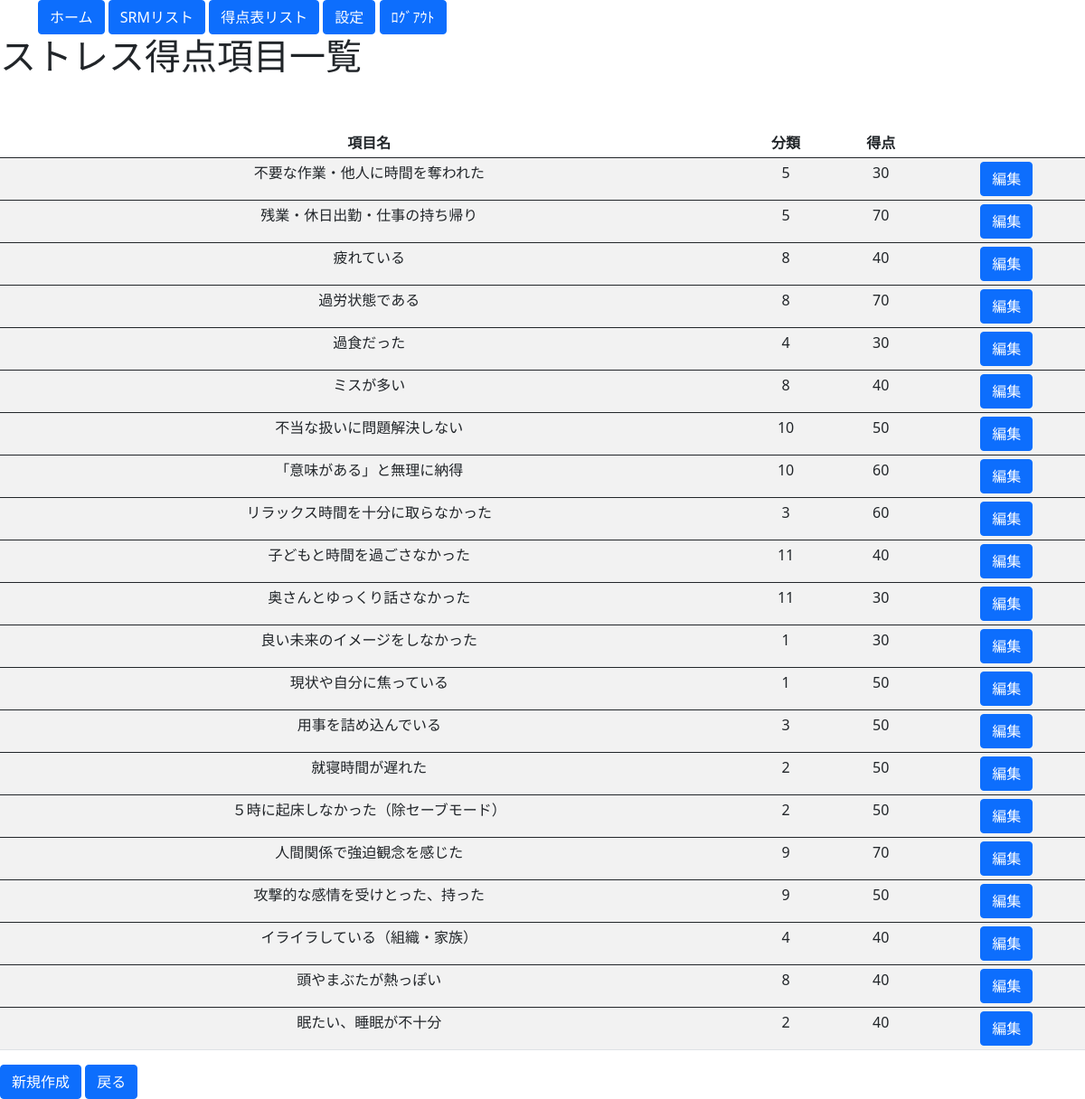
The page /options/st_oplist on the database its author committed.
### blogpost/models.py (models this page shows, shortened)
class StPointNameModel(models.Model):
    episode = models.CharField(max_length=30)
    category = models.CharField(
        verbose_name="分類",
        choices=CONDITION,
        max_length=20,
        blank=True
        )
    point = models.IntegerField(default=30, validators=[MinValueValidator(1), MaxValueValidator(100)], help_text="1～100")

### blogpost/views.py (the view)
# urls.py: path('options/st_oplist', St_Oplist.as_view(), name='St_oplist'),
class St_Oplist(ListView):
    template_name = 'options/st_oplist.html'
    model = StPointNameModel
    def get_context_data(self, **kwargs):
        context = super().get_context_data(**kwargs) # はじめに継承元のメソッドを呼び出す
        context['stcategolys'] = list(StPointModel.objects.all())
        context['stNames'] = list(StPointNameModel.objects.all())
        return context

### blogpost/templates/options/st_oplist.html (shortened to what this page needs)
<!doctype html>
<html lang="en">
  <head>
    <link href="https://cdn.jsdelivr.net/npm/bootstrap@5.0.0-beta3/dist/css/bootstrap.min.css" rel="stylesheet">
  </head>
{% extends 'base.html' %}
{% block content %}
<!DOCTYPE html>
<html>
<head>
</head>
<body>
  <h1>ストレス得点項目一覧</h1>
  <table class="table table-striped table-hover table-sm">
    <thead>
      <tr>
        <th style="text-align:center">項目名</th>
        <th style="text-align:center">分類</th>
        <th style="text-align:center">得点</th>
        <th></th>
      </tr>
    </thead>
    {% for item in object_list %}
      <tbody>
        <tr style="text-align:center">
          <td>{{ item.episode }}</td>
          <td style="text-align:center">{{ item.category }}</td>
          <td style="text-align:center">{{ item.point }}</td>
          <td><a class="btn btn-primary" href="{% url 'St_opupdate' item.pk %}" role="button">編集</a></td>
        </tr>
      </tbody>
    {% endfor %}
    </table>
</body>
<td><a class="btn btn-primary" href="{% url 'St_Opcreate' %}" role="button">新規作成</a></td>
<td><a class="btn btn-primary" href="{% url 'Options' %}" pk="button">戻る</a></td>
{% endblock content %}

### rows shown on the page
StPointNameModel: episode "不要な作業・他人に時間を奪われた", category "5", point "30"
StPointNameModel: episode "残業・休日出勤・仕事の持ち帰り", category "5", point "70"
StPointNameModel: episode "疲れている", category "8", point "40"
StPointNameModel: episode "過労状態である", category "8", point "70"
StPointNameModel: episode "過食だった", category "4", point "30"
StPointNameModel: episode "ミスが多い", category "8", point "40"
StPointNameModel: episode "不当な扱いに問題解決しない", category "10", point "50"
StPointNameModel: episode "「意味がある」と無理に納得", category "10", point "60"
StPointNameModel: episode "リラックス時間を十分に取らなかった", category "3", point "60"
StPointNameModel: episode "子どもと時間を過ごさなかった", category "11", point "40"
StPointNameModel: episode "奥さんとゆっくり話さなかった", category "11", point "30"
StPointNameModel: episode "良い未来のイメージをしなかった", category "1", point "30"
StPointNameModel: episode "現状や自分に焦っている", category "1", point "50"
StPointNameModel: episode "用事を詰め込んでいる", category "3", point "50"
StPointNameModel: episode "就寝時間が遅れた", category "2", point "50"
StPointNameModel: episode "５時に起床しなかった（除セーブモード）", category "2", point "50"
StPointNameModel: episode "人間関係で強迫観念を感じた", category "9", point "70"
StPointNameModel: episode "攻撃的な感情を受けとった、持った", category "9", point "50"
StPointNameModel: episode "イライラしている（組織・家族）", category "4", point "40"
StPointNameModel: episode "頭やまぶたが熱っぽい", category "8", point "40"
StPointNameModel: episode "眠たい、睡眠が不十分", category "2", point "40"
